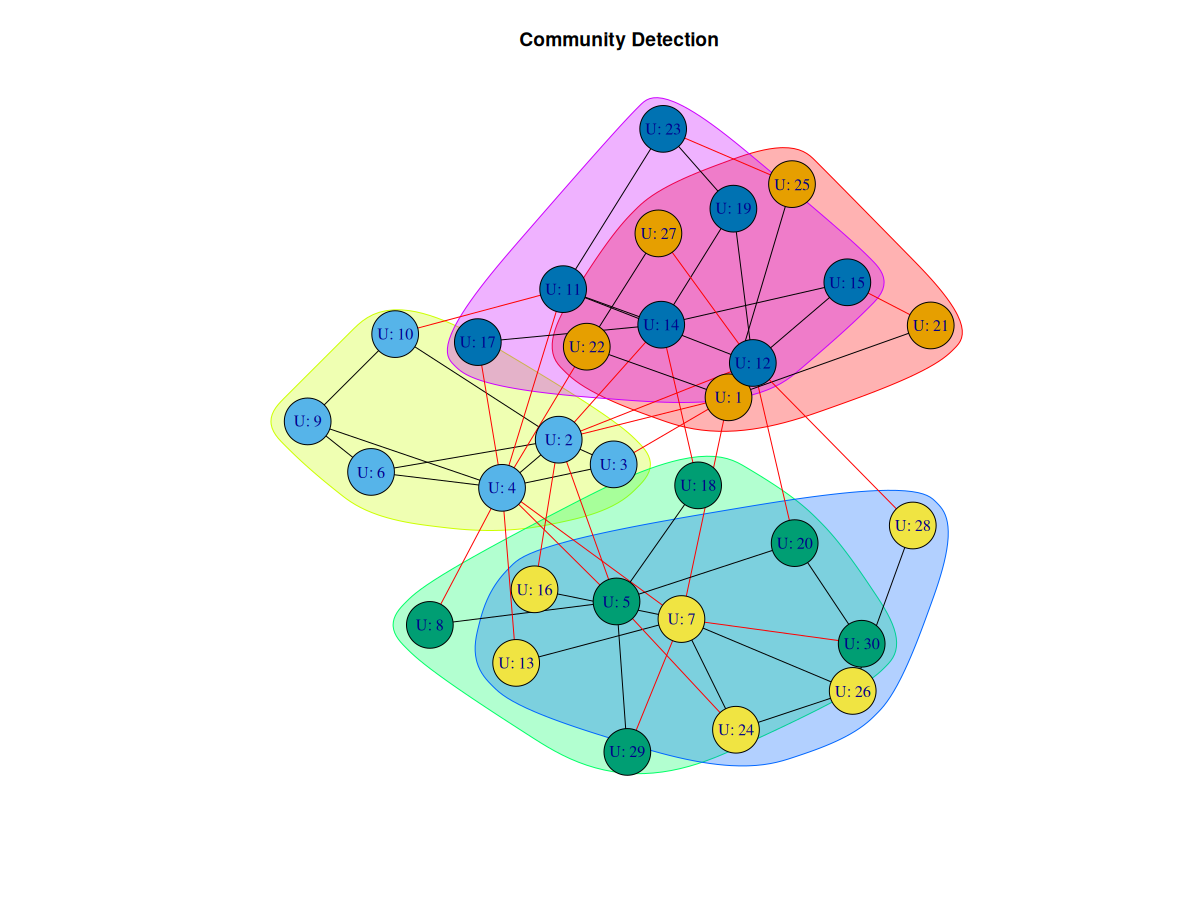

This figure's R source:
# Load igraph
library(igraph)

# Set seed for reproducibility
set.seed(42)

# 1. Generate a preferential attachment graph (Barabási–Albert model)
g <- sample_pa(n = 30, power = 1.2, m = 2, directed = FALSE)
V(g)$name <- paste("U:", 1:vcount(g))

# Plot the main graph
plot(g, vertex.label = V(g)$name, vertex.size = 10,
     vertex.label.cex = 0.5, vertex.label.color = "black",
     main = "Facebook-like Friendship Network")
     
# 2. Compute and print graph density
density_val <- edge_density(g)
cat("Graph Density:", density_val, "\n")

# 3. Compute shortest path between two random nodes
shortest_path <- shortest_paths(g, from = 3, to = 14)$vpath[[1]]
cat("Shortest path from node 3 to 14:", shortest_path, "\n")

# 4. Diameter of the graph
graph_diameter <- diameter(g)
cat("Graph Diameter:", graph_diameter, "\n")

# 5. Cliques
cliques_list <- cliques(g, min = 3)
cat("Number of cliques of size ≥ 3:", length(cliques_list), "\n")

# Extract the largest clique
largest_clique <- largest_cliques(g)[[1]]

# Create subgraph of the largest clique
clique_subgraph <- induced_subgraph(g, largest_clique)

# Plot the largest clique
plot(clique_subgraph, 
     vertex.label = NA, 
     vertex.size = 10, 
     edge.color = "red",
     main = "Largest Clique Subgraph")

# 6. Closeness centrality
closeness_vals <- closeness(g)
print("Closeness Centrality:")
print(closeness_vals)

# 7. Betweenness centrality
betweenness_vals <- betweenness(g)
print("Betweenness Centrality:")
print(betweenness_vals)

# 8. Link prediction using Jaccard similarity
lp <- similarity.jaccard(g)
cat("Jaccard similarity matrix (link prediction):\n")
print(round(lp[1:5, 1:5], 2))  # Show a subset for clarity

# 9. Community detection using edge betweenness
communities <- cluster_edge_betweenness(g)
cat("Detected communities (edge betweenness):\n")
print(membership(communities))

# Plot with communities highlighted
plot(communities, g, main = "Community Detection")
